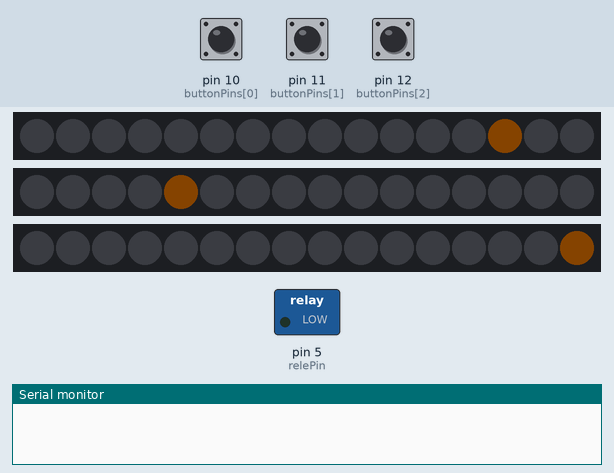
This sketch was run on a simulated Arduino Uno, built with avr-gcc and run on an emulated ATmega328P. Parts: 3 × 16 RGB LEDs in strip order, left to right, switched loads named in the sketch (green lamp = pin HIGH), the last lines printed to the serial monitor. The inputs (shaded band) are chosen by the test bench; at power-on: pin 10 (buttonPins[0]) HIGH, pin 11 (buttonPins[1]) HIGH, pin 12 (buttonPins[2]) HIGH. Dim RGB values are drawn brighter than linear; random numbers use the default seed unless the sketch sets one.

Above: at 1.2 s.
1.3 s: pin 10 (buttonPins[0]) pulled LOW for 0.15 s
At 1.5 s:
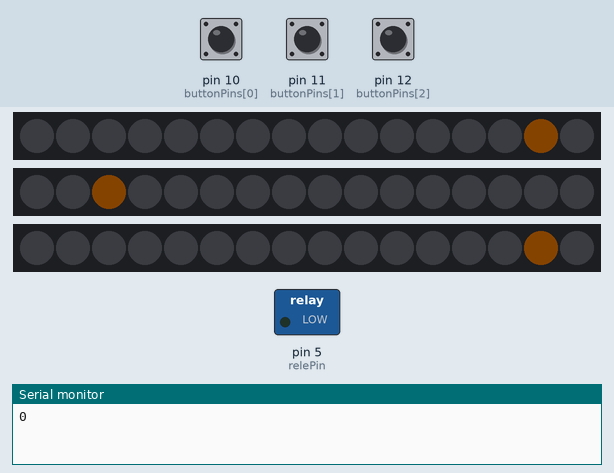
2.0 s: pin 11 (buttonPins[1]) pulled LOW for 0.15 s
At 2.5 s:
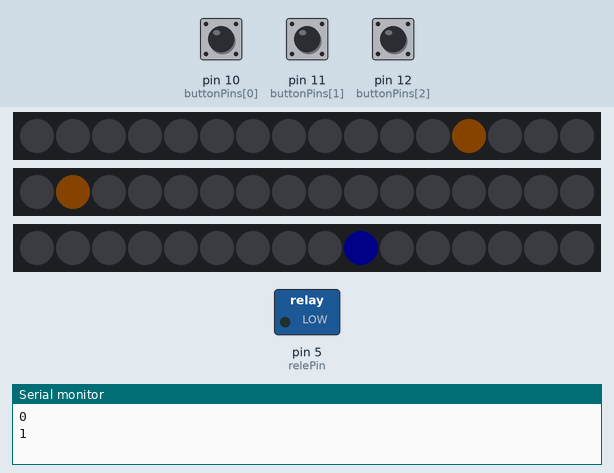
2.7 s: pin 10 (buttonPins[0]) pulled LOW for 0.15 s
At 2.9 s:
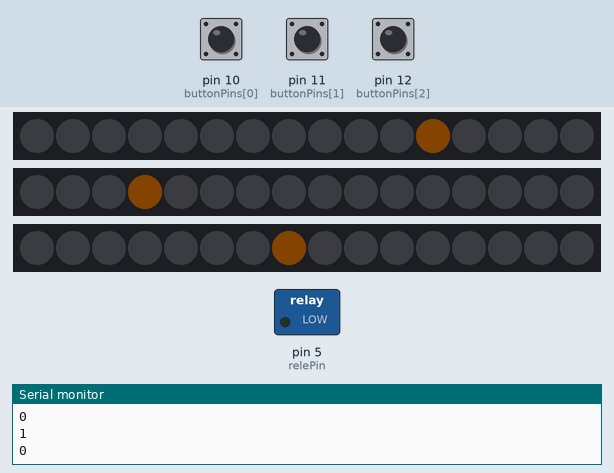
3.4 s: pin 12 (buttonPins[2]) pulled LOW for 1 s
At 4.1 s:
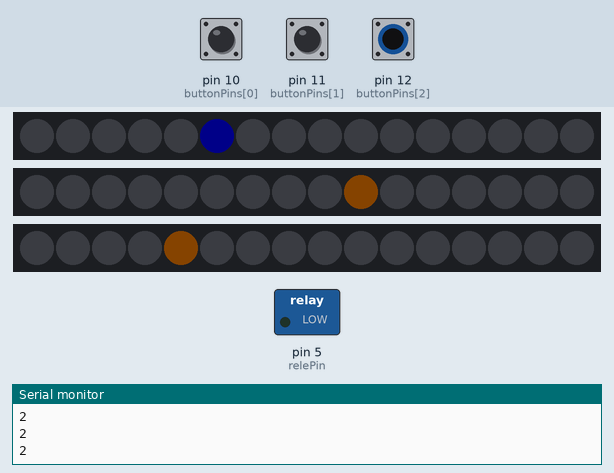
5.0 s: pin 11 (buttonPins[1]) pulled LOW for 1 s
At 5.3 s:
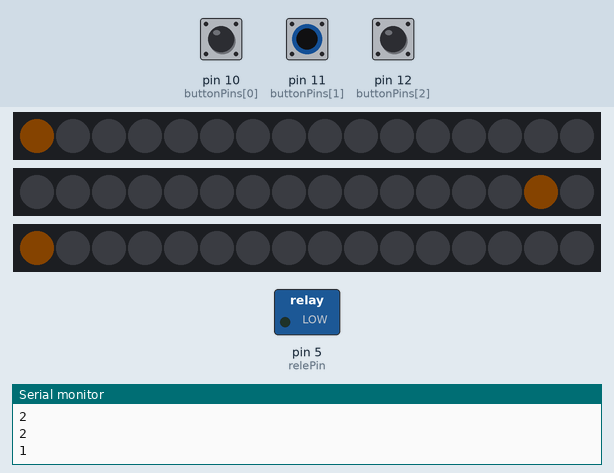
6.6 s: pin 12 (buttonPins[2]) pulled LOW for 3.2 s
At 7.3 s:
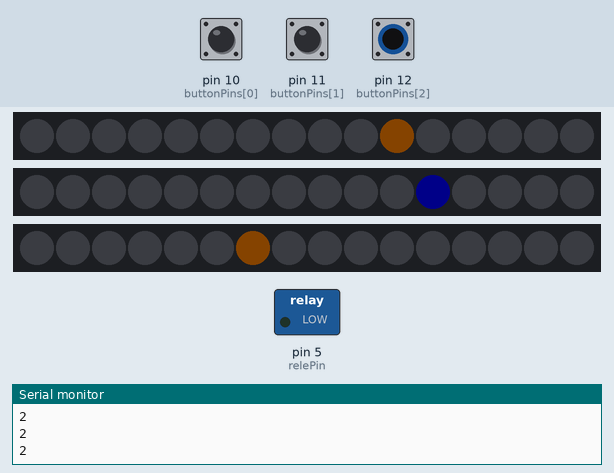
Timing chart, 0 to 9.6 s (numbered marks = the images above; inputs shaded):
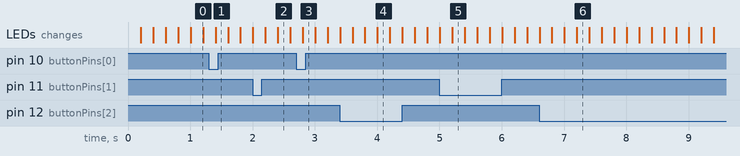

The sketch:

stabilize.ino
```cpp
/*
 * Изделие №2
  распаять ардуино нано:
  - кнопки 3 d10-d12
  - led d2-d4 (din)
  - rele d5
  - 5v 4 slots
  - gnd - 6 slots
*/

#include <Bounce2.h>

#include <Adafruit_NeoPixel.h>
#ifdef __AVR__
  #include <avr/power.h>
#endif

#define NUMPIXELS 16

const int ledStepTime = 200;
int ledLastTime;

int relePin = 5;

const int ledStripsCount = 3;
int ledStripPins[ledStripsCount] = {2, 3, 4};
int buttonPins[ledStripsCount] = {10, 11, 12};
boolean ledStripActive[ledStripsCount] = {true, true, true};
int ledStripIndex[ledStripsCount] = {1, 6, 3};

int ledStripDirection[ledStripsCount] = {1, -1, 1};

int ledStripGreenPins[ledStripsCount] = {2, 6, 4};

Adafruit_NeoPixel ledStrips[ledStripsCount] ;
Bounce bouncers[ledStripsCount] ;

boolean isWin = false;

void setup() {
  // put yourdebouncer setup code here, to run once:
  Serial.begin(9600);

  for(int i = 0 ; i< ledStripsCount; i++){
    ledStrips[i] = Adafruit_NeoPixel(NUMPIXELS, ledStripPins[i], NEO_GRB + NEO_KHZ800);
    ledStrips[i].begin();
    ledStrips[i].setBrightness(10);
    ledStrips[i].show();

    pinMode(buttonPins[i], INPUT_PULLUP);
    bouncers[i] = Bounce();
    bouncers[i].attach(buttonPins[i]);
    bouncers[i].interval(5); // interval in ms
  }

  ledLastTime = millis();

  pinMode(relePin, OUTPUT);
  gameRestart();
}

void gameRestart() {
  isWin = false;
  for(int i = 0; i < ledStripsCount; i++){
    ledStripActive[i] = true;
    ledStripIndex[i] = random(1, NUMPIXELS);
    ledStripGreenPins[i] = random(1, NUMPIXELS);
    ledStripDirection[i] = random(1, 100) % 2 == 0 ? 1 : -1;
  }
}

void turnOffPixels(Adafruit_NeoPixel pixels){
   //pixels.clear();
   for(int i=0;i<NUMPIXELS;i++){

    // pixels.Color takes RGB values, from 0,0,0 up to 255,255,255
    pixels.setPixelColor(i, pixels.Color(0,0,0)); // Moderately bright green color.
   }
   pixels.show();

}

void turnOnPixels(Adafruit_NeoPixel pixels){
   pixels.clear();
   for(int i=0;i<NUMPIXELS;i++){
    // pixels.Color takes RGB values, from 0,0,0 up to 255,255,255
    pixels.setPixelColor(i, pixels.Color(255,0,0)); // Moderately bright green color.
   }
   pixels.show();
}

void unlock() {
  digitalWrite(relePin, HIGH);
}

void lock() {
  digitalWrite(relePin, LOW);
}

void setPixelsColor(Adafruit_NeoPixel &pixels, uint32_t color){
   pixels.clear();
   for(int i=0;i<NUMPIXELS;i++){
    pixels.setPixelColor(i, color); // Moderately bright green color.
   }
   pixels.show();

}

void lightPixels(Adafruit_NeoPixel &firstPixel, int ledIndex, int greenIndex) {
   firstPixel.clear();
   firstPixel.setPixelColor(ledIndex, greenIndex == ledIndex ?  firstPixel.Color(0,0,255) :  firstPixel.Color(200,100,0) ); // Moderately bright green color.
   firstPixel.show();
}

void renderPixels(){

  int currentMills = millis();
  if(currentMills - ledLastTime < ledStepTime){
    return;
  }

  ledLastTime = currentMills;

  for(int i = 0 ; i< ledStripsCount; i++) {

    if(!ledStripActive[i]){
      continue;
    }


    int ledIndex = ledStripIndex[i];
    ledIndex += ledStripDirection[i];
    if (ledIndex >= NUMPIXELS) {
      ledIndex = NUMPIXELS - 1;
      ledStripDirection[i] = -1;
    } else if (ledIndex < 0){
      ledIndex = 0;
      ledStripDirection[i] = 1;
    }

    ledStripIndex[i] = ledIndex;

    int greenIndex = ledStripGreenPins[i];
    lightPixels(ledStrips[i], ledIndex, greenIndex);


  }

  checkForWin();

}

void colorifyStrips(uint8_t r, uint8_t g, uint8_t b){

  for(int i = 0; i < ledStripsCount; i++){
    setPixelsColor( ledStrips[i] , ledStrips[i].Color( r,g,b ) );
  }
}

void checkForWin(){
  int sum = 0;
  for(int i = 0; i < ledStripsCount; i++){
    if(ledStripActive[i] ){
      continue;
    }

    Serial.println(i);

    if(ledStripIndex[i] == ledStripGreenPins[i]){
      sum ++;
    }

  }

  if(sum >= ledStripsCount){
    Serial.println("win");
    unlock();
    isWin = true;
    for(int i = 0; i< 5; i++){
      colorifyStrips(0,255,0);
      delay(200);
      colorifyStrips(0,0,0);
      delay(200);
    }


    delay(60000);
    gameRestart();
  }

}

void checkButtons(){
    for(int i =0 ; i< ledStripsCount; i++){
       Bounce bouncer = bouncers[i];
       bouncers[i].update();

       if ( bouncers[i].fell() ) {
         ledStripActive[i] = false;
       } else if ( bouncers[i].rose() ) {
         ledStripActive[i] = true;
       }
    }

}

void loop() {
  int currentMills = millis();
  checkButtons();
  renderPixels();
}
```
